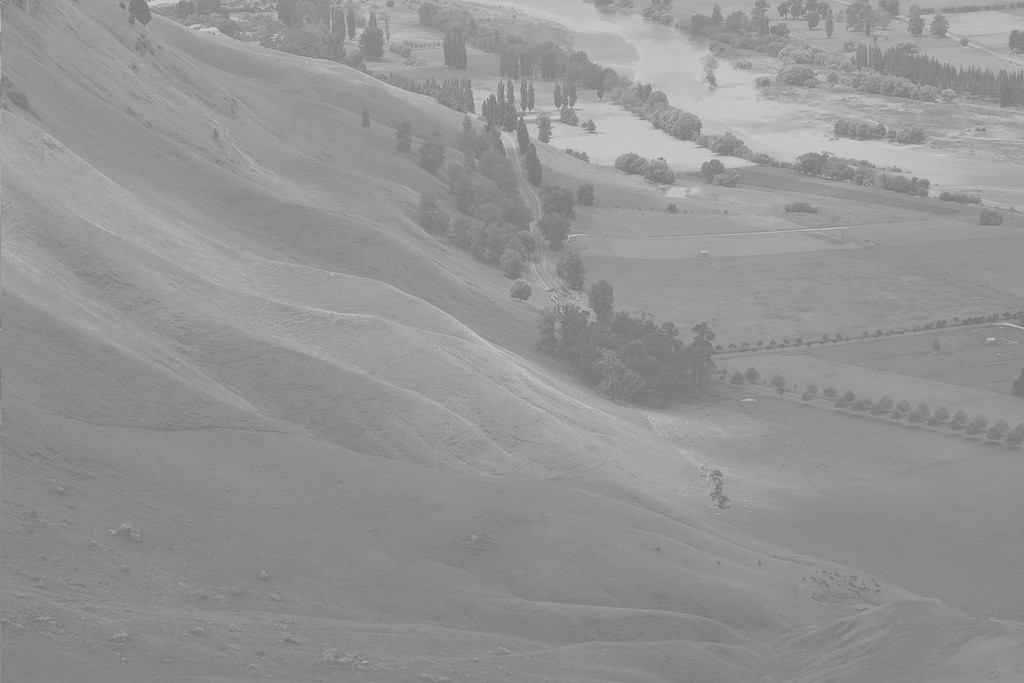
#> input picture histo.jpeg, 1024 x 683 px
$ python histogram_equalization.py
#> lines starting #> are read from the running program, lines starting #| are printed output that depends on the picture
# -*- coding: utf-8 -*-
"""
Created on Mon Mar 21 12:30:16 2022

@author: Anil Pudasaini 076MSICE003

The contrast of an image is enhanced when various shades in the image becomes
more distinct. We can do so by darkening the shades of the darker pixels and vice versa. This is equivalent to widening the range of pixel intensities. To have a good contrast, the following histogram characteristics are desirable:
the pixel intensities are uniformly distributed across the full range of values
(each intensity value is equally probable), and
the cumulative histogram is increasing linearly across the full intensity range.
Histogram equalization modifies the distribution of pixel intensities to achieve
these characteristics.
"""

import numpy as np
from PIL import Image
import matplotlib.pyplot as plt

# reading image and converting to gray scale
loaded_img = Image.open('histo.jpeg').convert('L')
image = loaded_img.resize((400,400), Image.LANCZOS)
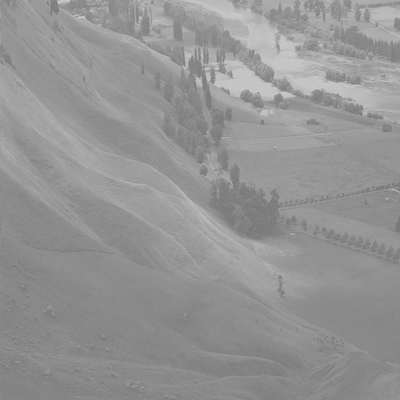
#> image: PIL image 400x400 L; min 118, max 203, mean 148


"""
STEP 1: Normalized cumulative histogram
"""
#flattening image array and counting number of pixels having same intensity level
numpy_array = np.array(image)
flat_img = numpy_array.flatten()
plt.hist(flat_img,bins = 256)
histogram = np.zeros(256)

for pixel in flat_img:
    histogram[pixel] +=1
#> this loop made 160000 passes
#> pixel on passes 1 to 3: 146, 145, 142
#> after the loop, histogram = 256 values, max 6860 at index 137, min 0 at index 0, mean 625

#plt.plot(histogram)

#normalize
sum_pixels = np.sum(histogram)
#> sum_pixels = 160000
histogram_array = histogram/sum_pixels
#> histogram_array = 256 values, max 0.0429 at index 137, min 0 at index 0, mean 0.00391

#normalized cumulative histogram   0  --> 1
chistogram_array = np.cumsum(histogram_array)
#> chistogram_array = 256 values from 0 to 1

#plt.plot(chistogram_array)

"""
STEP 2: Pixel mapping lookup table
"""
transform_map = np.floor(255 * chistogram_array).astype(np.uint8)
#> transform_map = 256 values from 0 to 254


"""
STEP 3: Transformation
"""
# flatten image array into 1D list
img_list = list(flat_img)
#> img_list = 160000 items

# transform pixel values to equalize
eq_img_list = [transform_map[p] for p in img_list]
#> eq_img_list = 160000 items

# reshape and write back into img_array
eq_img_array = np.reshape(np.array(eq_img_list), numpy_array.shape)
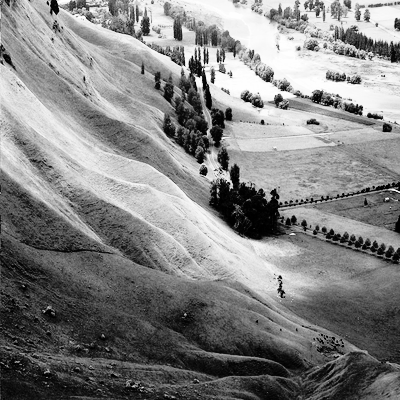
#> eq_img_array: shape (400, 400); min 0, max 254, mean 130.1

#convert NumPy array to pillow Image
eq_img = Image.fromarray(eq_img_array, mode='L')

"""
Step 4: VISUALIZING
"""
#displaying the images
fig = plt.figure(figsize = (10,10))

fig.add_subplot(2,2,1)
plt.imshow(image, cmap = 'gray')
plt.title('Original image')

fig.add_subplot(2,2,2)
plt.imshow(eq_img, cmap = 'gray')
plt.title('Histogram Equalized image')

#plotting histogram after flatenning
np_original = np.array(image)
flat = np_original.flatten()
fig.add_subplot(2,2,3)
plt.hist(flat, bins=50)

#
np_final_img = np.array(eq_img)
flat = np_final_img.flatten()
fig.add_subplot(2,2,4)
plt.hist(flat, bins=50)
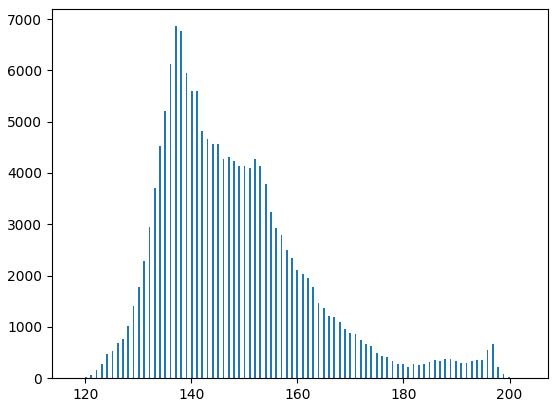
#> figure drawn by matplotlib, 1 panel; tallest bar 6860 high, from x = 136.9 to 137.3
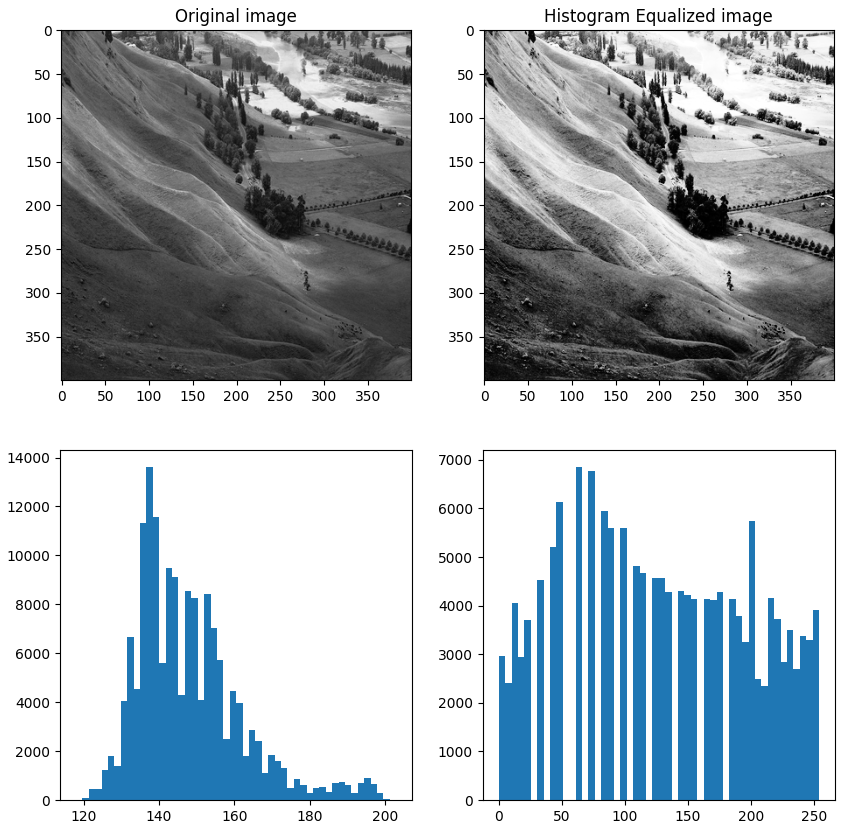
#> figure drawn by matplotlib, 4 panels; panel 3: tallest bar 13628 high, from x = 136.7 to 138.4; panel 4: tallest bar 6860 high, from x = 60.96 to 66.04
